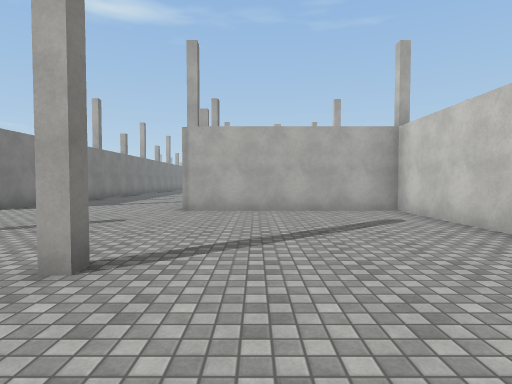
view 1 (above)

24 first-person views from a walk through a 3-D level made in the Unity game engine. The camera is 1.4 m above the floor, tilts 2° down and sees 80° across. The floor is counted in squares, 2 m on a side. Each view is taken from the middle of a square. On the plan, view 1 faces up. The plan holds only what a view shows up to about 10 squares ahead; the rest is blank. The place goes on beyond the plan. The player is left out. Surface patterns are stand-ins for the level's own textures.

view 2
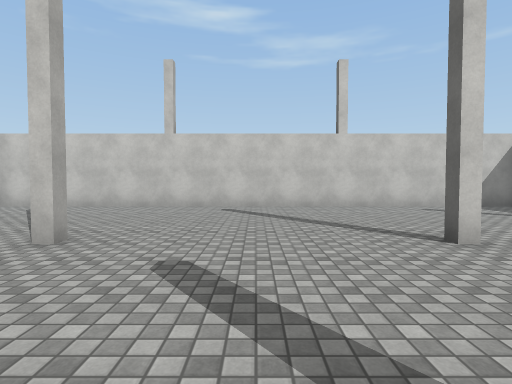

view 3
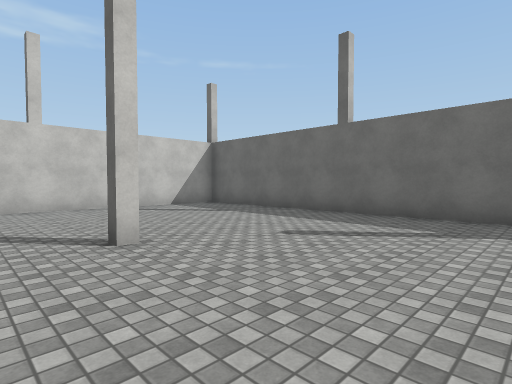

view 4
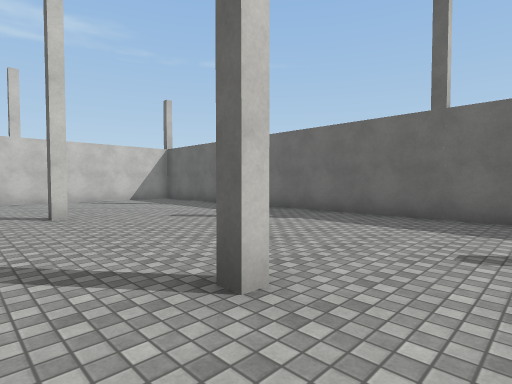

view 5
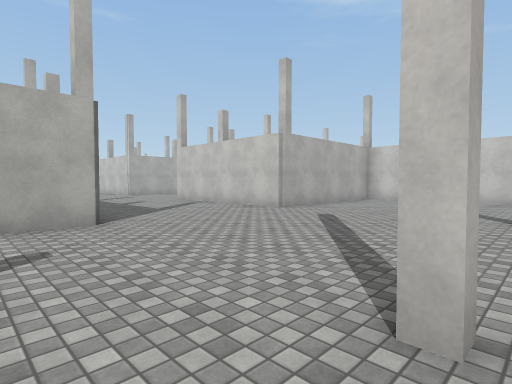

view 6
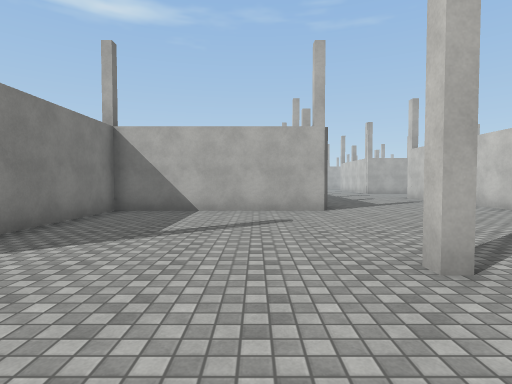

view 7
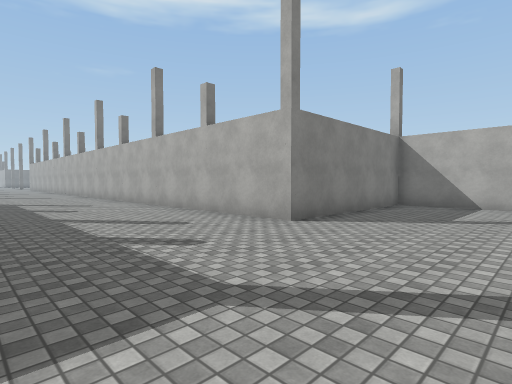

view 8
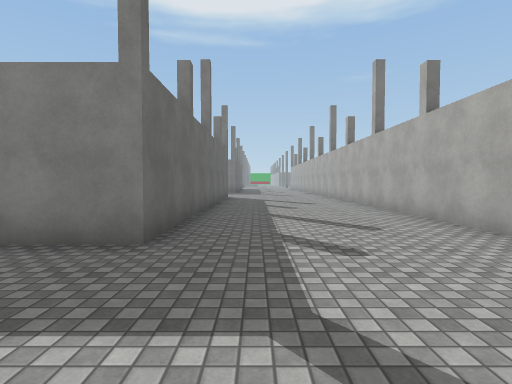

view 9
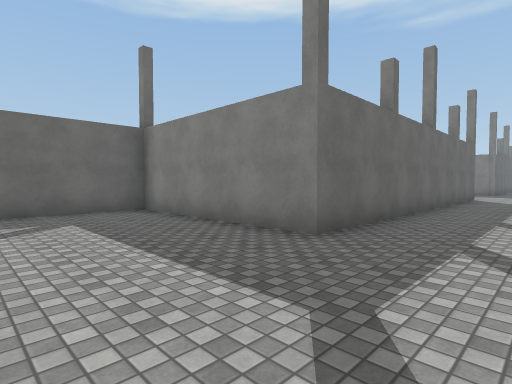

view 10
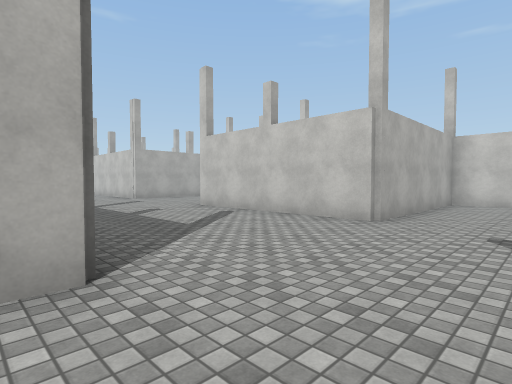

view 11
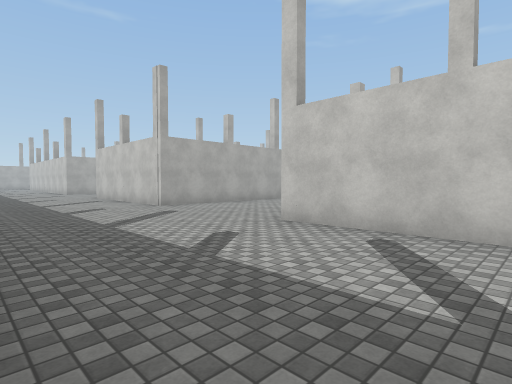

view 12
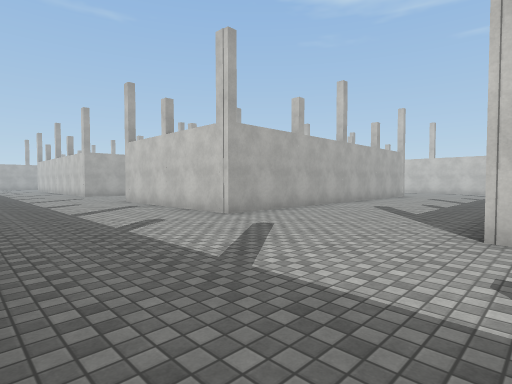

view 13
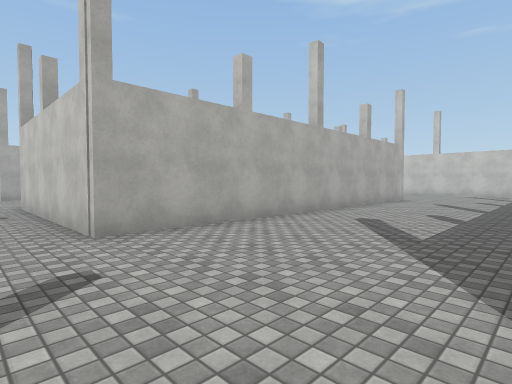

view 14
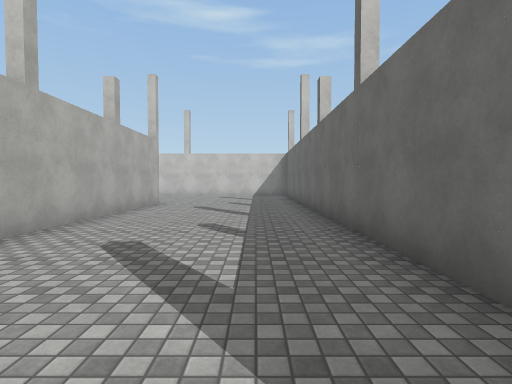

view 15
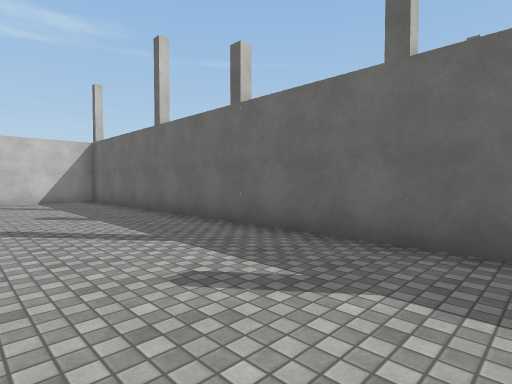

view 16
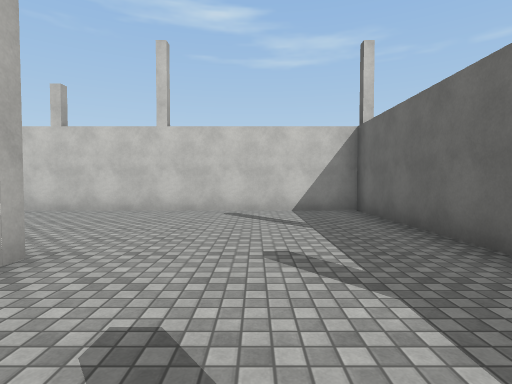

view 17
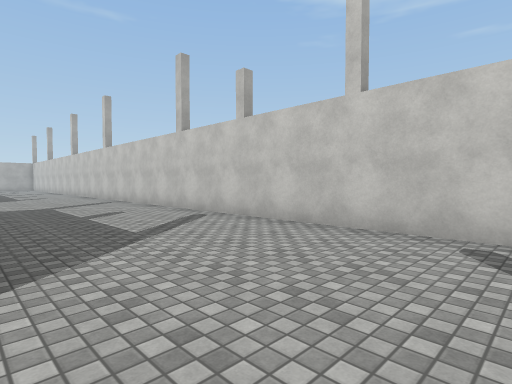

view 18
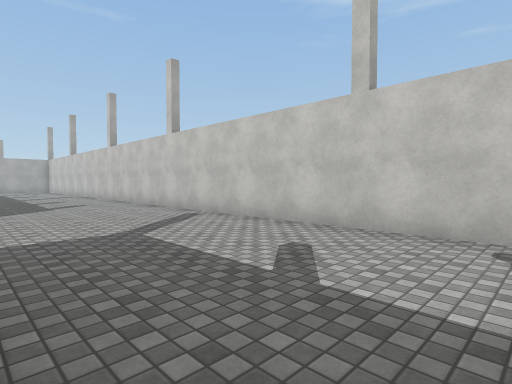

view 19
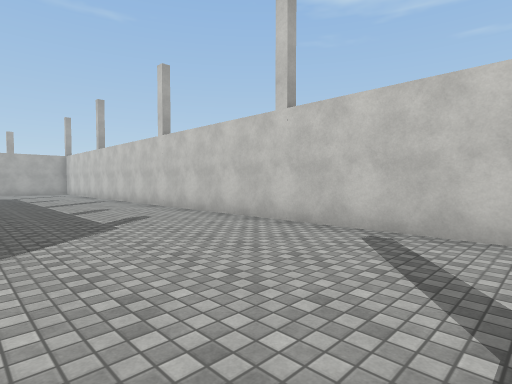

view 20
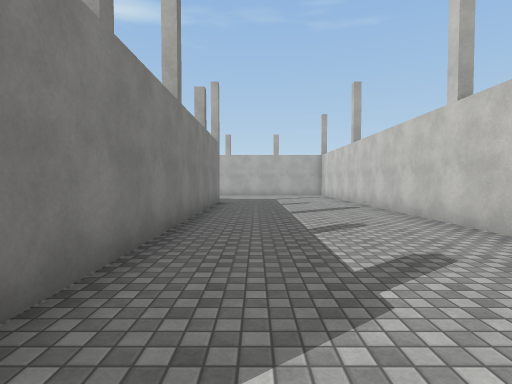

view 21
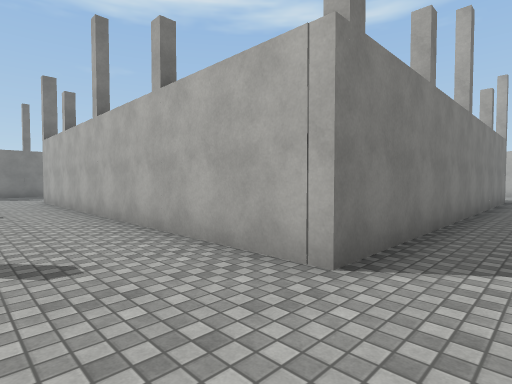

view 22
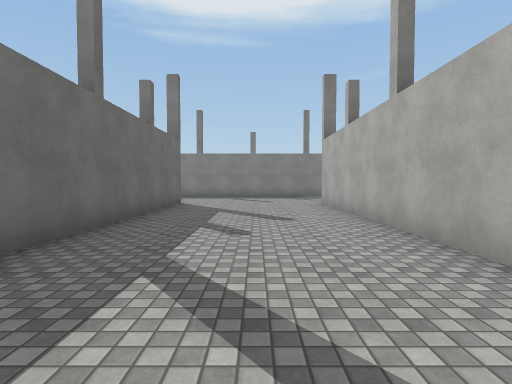

view 23
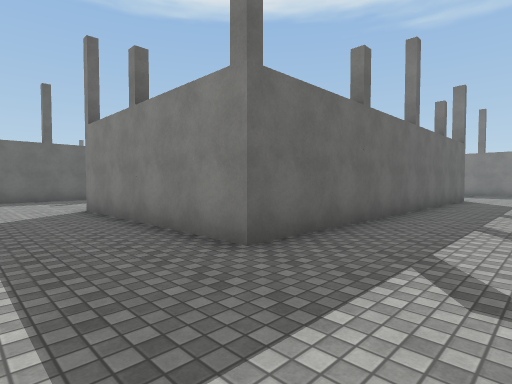

view 24
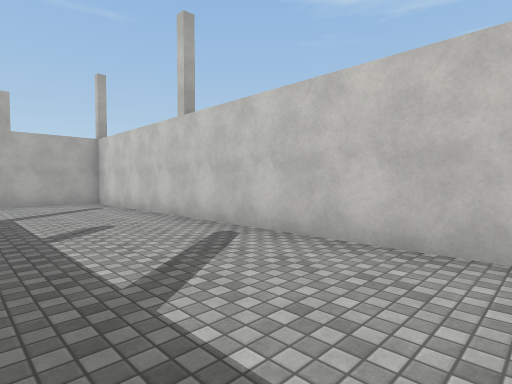

### Floor plan
Points are (right, up) in squares from view 1. A wall is a line through its corners. A room is listed if a view was taken in it or the views show most of it. See-through windows are left out.
Room 1 (views 1, 2, 3, 4, 5, 6, 7, 8, 9, 10, 11, 12, 13, 14, 15, 16, 17, 18, 19, 20, 21, 22, 23, 24)
walls: (-1.8, 17.1) (-1.8, 22.6) (8.8, 22.6) (8.8, 17.1) (-1.8, 17.1); (0.6, 12.6) (13.3, 12.6) (13.3, 42.1) (10.9, 42.1); (-6.3, 8.8) (-6.3, 7.2) (-11.4, 7.2) (-11.4, 2.3) (-18.1, 2.3); (8.8, 37.5) (8.8, 27.1) (-1.8, 27.1); (3.4, -7.1) (3.4, 7.2) (-1.8, 7.2) (-1.8, 12.6); (-19.5, -2.2) (-11.4, -2.2) (-11.4, -7.2) (-10.9, -7.2)

Where each view was taken, in squares from view 1:
view 1: 0 up, 0 right, facing up
view 2: 0 up, 5 left, facing right
view 3: 1 down, 5 left, facing down-right
view 4: 1 down, 8 left, facing down-right
view 5: 2 up, 8 left, facing up-right
view 6: 0 up, 8 left, facing up
view 7: 2 down, 8 left, facing up-left
view 8: 1 down, 8 left, facing left
view 9: 0 up, 8 left, facing down-left
view 10: 5 up, 7 left, facing up-right
view 11: 9 up, 6 left, facing up-right
view 12: 12 up, 6 left, facing up-right
view 13: 13 up, 3 left, facing up-right
view 14: 14 up, 1 left, facing right
view 15: 16 up, 2 right, facing down-right
view 16: 15 up, 6 right, facing right
view 17: 15 up, 9 right, facing up-right
view 18: 20 up, 9 right, facing up-right
view 19: 24 up, 9 right, facing up-right
view 20: 27 up, 10 right, facing up
view 21: 25 up, 10 right, facing up-left
view 22: 25 up, 8 right, facing left
view 23: 25 up, 11 right, facing down-left
view 24: 32 up, 10 right, facing up-right
